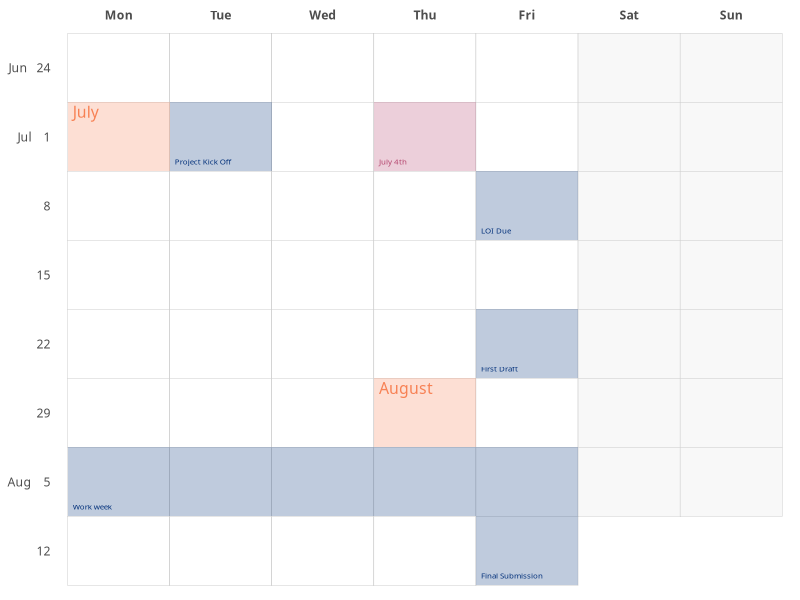
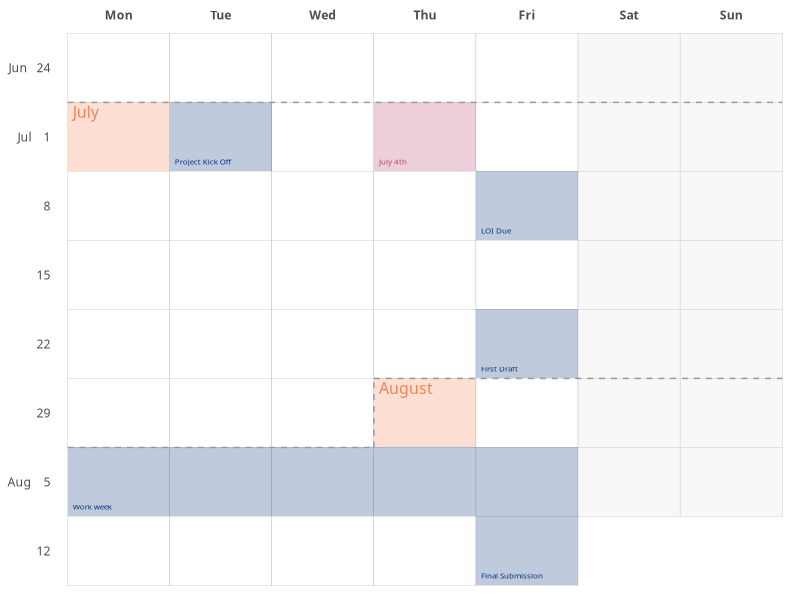

Reproduce these figures in R, in order.
## ---- chunk 1
knitr::opts_chunk$set(
  echo = TRUE, warning = FALSE, message = FALSE,
  fig.width = 9, fig.height = 10
)
options(htmltools.dir.version = TRUE)
## ---- chunk 2
# library(tidyverse)
library(dplyr)
library(purrr)
library(tidyr)
library(forcats)
library(ggplot2)
library(lubridate)
## ---- chunk 3
options("lubridate.week.start" = 1)
## ---- chunk 4
start_day <- floor_date(ymd("2019-06-24"), "week")
end_day   <- ymd("2019-08-16")
seq_days  <- seq(start_day, end_day, by = "day")

seq_days[1:5]
## ---- chunk 5
dates <-
  tibble(
    day       = seq_days,
    wday_name = wday(day, label = TRUE, abbr = TRUE),
    weekend   = wday(day) > 5,
    isoweek   = isoweek(day),
    month     = month(day, label = TRUE, abbr = FALSE),
    isoyear   = isoyear(day),
    week_year = fct_rev(sprintf("%s - %s", isoyear, isoweek))
  )

dates
## ---- chunk 6
# shows the _last 6_ week_year factor levels
dates %>% pull(week_year) %>% levels() %>% tail()
## ---- chunk 7
day_one <- dates %>%
  filter(day(day) == 1)

day_one
## ---- chunk 8
week_start_labels <- dates %>%
  filter(wday_name == "Mon") %>%
  arrange(day) %>%
  mutate(
    month = month(day, label = TRUE),
    label = case_when(
      month == lag(month) ~ paste(day(day)),
      TRUE ~ sprintf("%s %4i", month, day(day))
    )
  ) %>%
  select(label, week_year) %>%
  reduce(setNames)
## ---- chunk 9
list(1:5, letters[1:5]) %>% purrr::reduce(setNames)
## ---- chunk 10
highlight_days <- tribble(
         ~ day,            ~ label,   ~ color,    ~ fill,
  "2019-07-02", "Project Kick Off", "#02307a", "#02307a",
  "2019-07-04",         "July 4th", "#b4436c", "#b4436c",
  "2019-07-12",          "LOI Due", "#02307a", "#02307a",
  "2019-07-26",      "First Draft", "#02307a", "#02307a",
  "2019-08-05",        "Work week", "#02307a", "#02307a",
  "2019-08-06",                 "",        NA, "#02307a",
  "2019-08-07",                 "",        NA, "#02307a",
  "2019-08-08",                 "",        NA, "#02307a",
  "2019-08-09",                 "",        NA, "#02307a",
  "2019-08-16", "Final Submission", "#02307a", "#02307a"
) %>%
  mutate_at(vars(day), ymd)
## ---- chunk 11
gcal <-
  dates %>%
  mutate(
    # Softly fill in the weekend days
    weekend = case_when(weekend ~ "#f8f8f8", TRUE ~ "#FFFFFF")
  ) %>%
  ggplot() +
  aes(wday_name, week_year) +
  # the calendar grid
  geom_tile(aes(fill = weekend), color = "#aaaaaa") +
  # highlight first day of each month
  geom_tile(
    data = day_one,
    fill = "#f78154",
    alpha = 0.25
  ) +
  # add name of month to the first day
  geom_text(
    data = day_one,
    aes(label = month),
    family = "PT Sans Narrow",
    color = "#f78154",
    size = 4,
    # push text to the top left corner
    hjust = 0,
    nudge_x = -0.45,
    vjust = 1,
    nudge_y = 0.45
  ) +
  # highlight project-specific days
  geom_tile(
    data = dates %>% inner_join(highlight_days, by = "day"),
    aes(fill = fill),
    alpha = 0.25
  ) +
  # add the label from the highlighted days
  geom_text(
    data = dates %>% inner_join(highlight_days, by = "day"),
    aes(label = label, color = color),
    family = "PT Sans Narrow",
    size = 2,
    # push to bottom left corner
    hjust = 0,
    nudge_x = -0.45,
    vjust = 0,
    nudge_y = -0.40
  ) +
  scale_x_discrete(position = "top") +
  scale_y_discrete(labels = week_start_labels) +
  scale_fill_identity() +
  scale_color_identity() +
  guides(fill = FALSE) +
  theme_minimal(base_family = "PT Sans") +
  theme(
    axis.text = element_text("PT Sans Narrow"),
    axis.title = element_blank(),
    panel.grid = element_blank(),
    axis.text.x.top = element_text(face = "bold"),
    axis.title.x.top = element_blank(),
  )

gcal
## ---- chunk 12
month_boundaries <- day_one %>%
  select(day, month, wday_name, week_year) %>%
  mutate_at(vars(wday_name, week_year), as.integer) %>%
  mutate(
    left = map2(wday_name, week_year, ~ {
      # n/a if month changes on first day
      if (.x == 1) return(tibble(.missing = NA))
      tibble(
        x = 0.5,      xend = .x - 0.5,
        y = .y - 0.5, yend = y
      )
    }),
    up = map2(wday_name, week_year, ~ {
      # n/a if month changes on first day
      if (.x == 1) return(tibble(.missing = NA))
      tibble(
        x = .x - 0.5, xend = x,
        y = .y - 0.5, yend = .y + 0.5
      )
    }),
    right = map2(wday_name, week_year, ~ {
      tibble(
        x = .x - 0.5, xend = 7.5,
        y = .y + 0.5, yend = y
      )
    })
  )


month_boundaries
## ---- chunk 13
for (boundary in c("left", "up", "right")) {
  gcal <- gcal +
    geom_segment(
      data = month_boundaries %>% unnest(!!rlang::sym(boundary)),
      aes(x = x, y = y, xend = xend, yend = yend),
      color = "#999999",
      linetype = 2
    )
}

gcal
